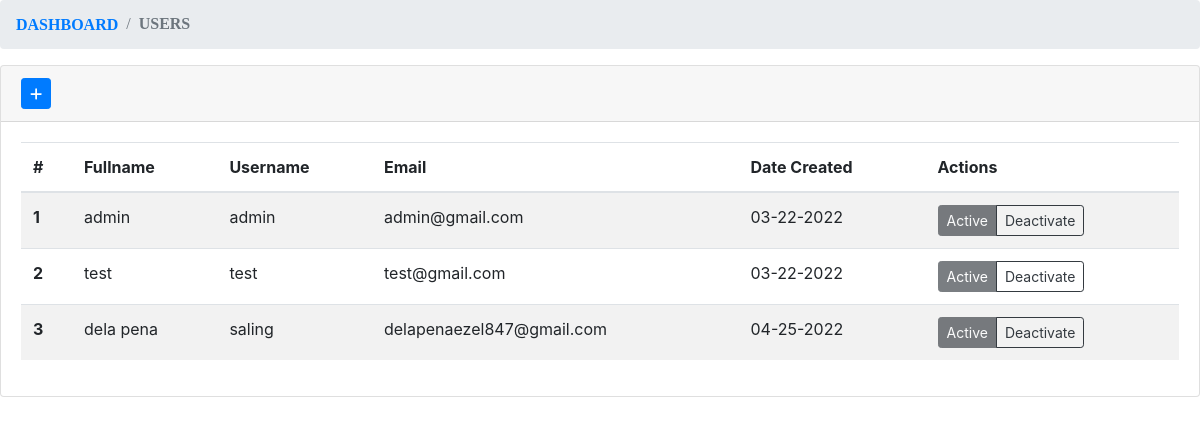
The app's page /admin/pages/users.php with its own data.
### tables this page shows
CREATE TABLE `tbluser` (
  `id` int(11) NOT NULL,
  `fullname` varchar(150) NOT NULL,
  `username` varchar(150) NOT NULL,
  `email` varchar(150) NOT NULL,
  `password` varchar(250) NOT NULL,
  `status` int(11) NOT NULL,
  `date_created` datetime NOT NULL DEFAULT current_timestamp(),
  `verification_code` text NOT NULL,
  `email_verified_at` datetime DEFAULT NULL
);

### admin/pages/users.php (the view, shortened to what this page needs)
<!doctype html>
<html lang="en">
  <head>
    <link rel="stylesheet" href="./assets/bootstrap/css/bootstrap.min.css" />
    <link rel="stylesheet" href="https://cdnjs.cloudflare.com/ajax/libs/font-awesome/4.7.0/css/font-awesome.min.css">
    <link rel="stylesheet" href="./assets/styles.css" />
  </head>
<div>
    <nav aria-label="breadcrumb">
        <ol class="breadcrumb">
        <li class="breadcrumb-item"><a href="/ceres/admin" style="font-family: 'Times New Roman', serif;"><b>DASHBOARD</b></a></li>
            <li class="breadcrumb-item active" aria-current="page" style="font-family: 'Times New Roman', serif;"><b>USERS</b></li>
         </ol>
    </nav>
    <div class="card">
        <div class="card-header">
            <button type="button" class="btn btn-primary btn-sm" data-toggle="modal" data-target="#newUserModal">
            <i class="fa fa-plus" >   New User </i>
            </button>
        </div>
        <div class="card-body">
            <table id="myTable" class="table table-striped">
                <thead>
                    <tr>
                        <th scope="col">#</th>
                        <th scope="col">Fullname</th>
                        <th scope="col">Username</th>
                        <th scope="col">Email</th>
                        <th scope="col">Date Created</th>
                        <th scope="col">Actions</th>
                    </tr>
                </thead>
                <tbody>
                    <?php
                    $result = mysqli_query($conn,"SELECT * FROM tbluser");
                    $i=1;
                    while($row = mysqli_fetch_array($result)) {
                ?>
                    <tr id="<?php echo $row["id"]; ?>">
                        <th scope="row"><?php echo $i; ?></th>
                        <td>
                            <?php echo $row["fullname"]; ?>
                        </td>
                        <td><?php echo $row["username"]; ?></td>
                        <td><?php echo $row["email"]; ?></td>
                        <td><?php echo date('m-d-Y', strtotime($row["date_created"])); ?></td>
                        <td>
                            <?php
                            if($row['status'] === '1'){
                                ?>
                            <div class="btn-group btn-group-sm" role="group" aria-label="<?php echo $row["id"]; ?>">
                                <button class="btn btn-dark" disabled>Active</button>
                                <button class="btn btn-outline-dark"
                                    onclick="handleUserStatus(<?php echo $row['id']; ?>, '0')">Deactivate</button>
                            </div>
                            <?php
                            }
                        ?>
                        </td>
                    </tr>
                    <?php
				    $i++;
				    }
				?>
                </tbody>
            </table>
        </div>
    </div>
</div>

### assets/styles.css (style rules this page uses)
:root { --blue: #1e90ff; --white: #ffffff; --radius: 0.5rem; --clr-primary: #18ffff; --clr-primary-light: #adffff; --clr-primary-dark: #091034; --clr-gray100: #f9fbff; --clr-gray150: #f4f6fb; --clr-gray200: #eef1f6; --clr-gray300: #e1e5ee; --clr-gray400: #767b91; --clr-gray500: #4f546c; --clr-gray600: #2a324b; --clr-gray700: #161d34; --clr-bg: #060b23; }
* { margin: 0; padding: 0; box-sizing: border-box; }

### records on screen
tbluser: fullname "admin", username "admin", email "admin@gmail.com", date_created "03-22-2022"
tbluser: fullname "test", username "test", email "test@gmail.com", date_created "03-22-2022"
tbluser: fullname "dela pena", username "saling", email "delapenaezel847@gmail.com", date_created "04-25-2022"
